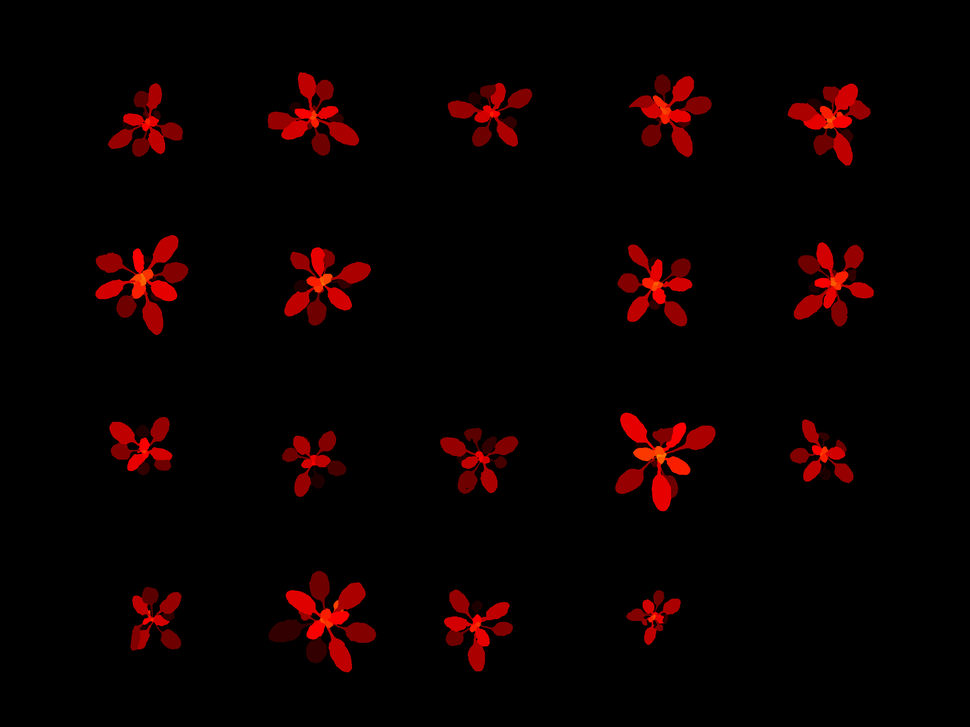
#> input picture practicas_VA/p2/imgs/PSI_Tray031_2015-12-27--09-03-57_top_gt.png, 970 x 727 px, shrunk from 2560 x 1920 before the run, found by its file name
$ python compare.py
#> lines starting #> are read from the running program, lines starting #| are printed output that depends on the picture; after the words box and inside, x2 and y2 are one past the last pixel; in counts of white or black regions, pixels touching at a corner belong together
import cv2
import numpy as np
from matplotlib import pyplot as plt


pathGT =  '/Users/fiopans1/git/class-repositories/practicas_VA/p2/imgs/PSI_Tray031_2015-12-27--09-03-57_top_gt.png'
pathPI = '/Users/fiopans1/git/class-repositories/practicas_VA/imagenrec.jpg'
imageGT = cv2.imread(pathGT)
#> imageGT is the input picture: shape (727, 970, 3); mean B, G, R 0, 0.2, 10.9
imagePI = cv2.imread(pathPI)
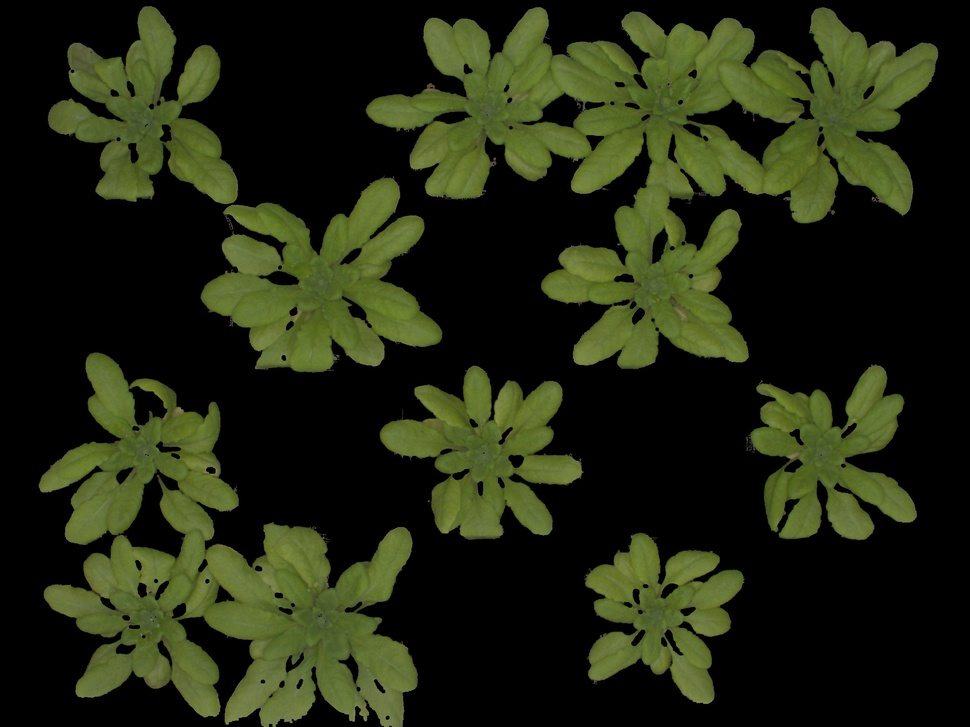
#> input picture practicas_VA/imagenrec.jpg, 970 x 727 px, shrunk from 2560 x 1920 before the run, found by its file name
#> imagePI is the input picture: shape (727, 970, 3); mean B, G, R 17.1, 39.1, 33.6
bnGT = cv2.cvtColor(imageGT, cv2.COLOR_BGR2GRAY)
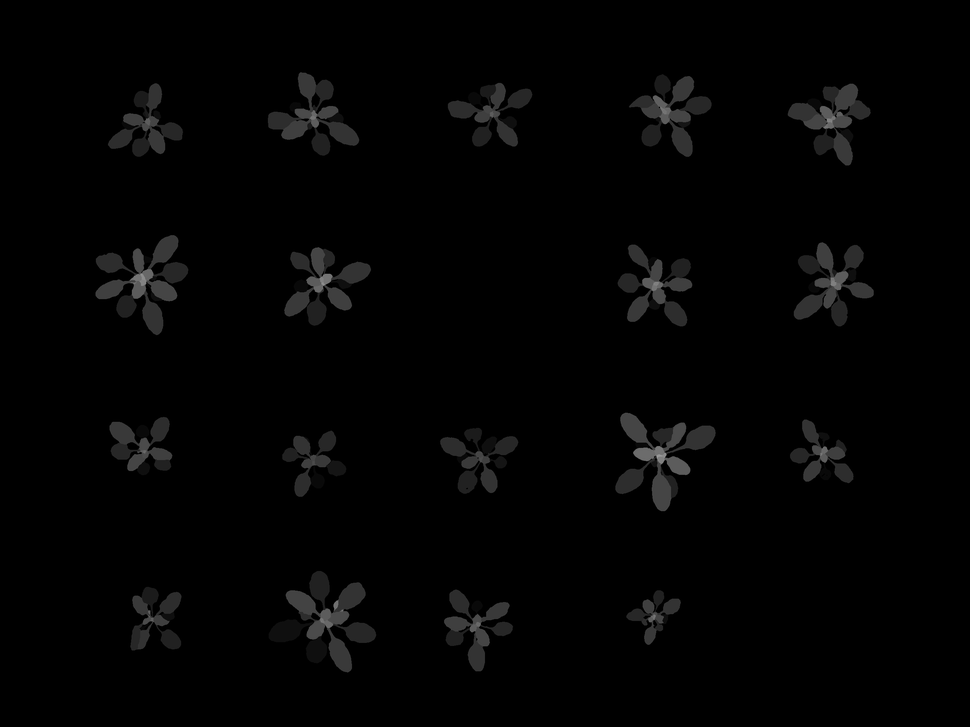
#> bnGT: shape (727, 970); min 0, max 160, mean 3.4
bnPI = cv2.cvtColor(imagePI, cv2.COLOR_BGR2GRAY)
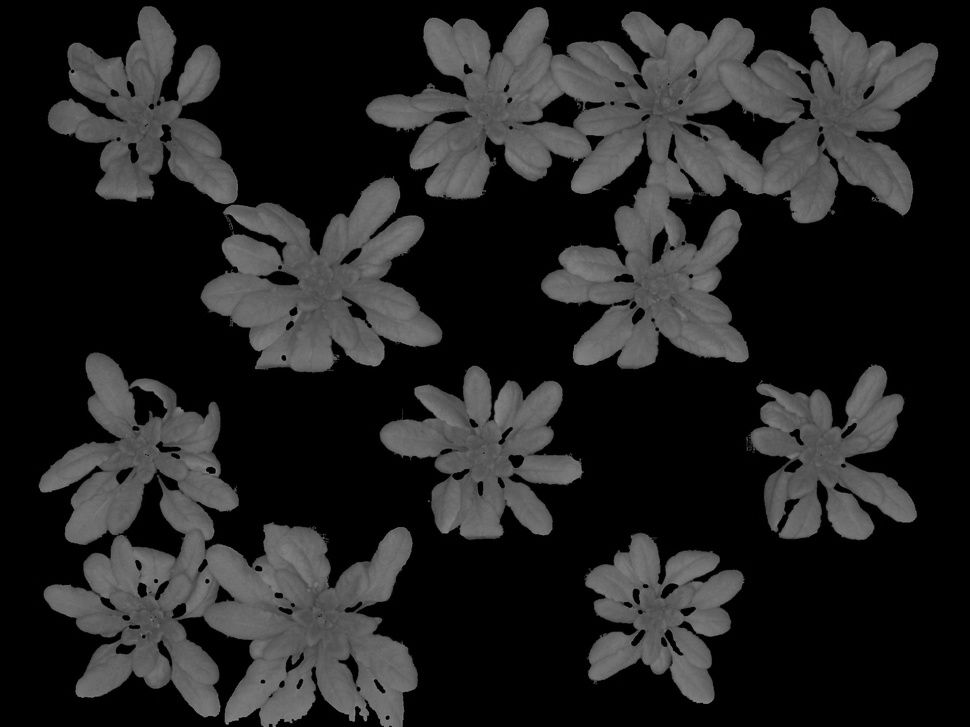
#> bnPI: shape (727, 970); min 0, max 142, mean 34.9
_, imagen_binariaGT = cv2.threshold(bnGT, 1, 255, cv2.THRESH_BINARY)
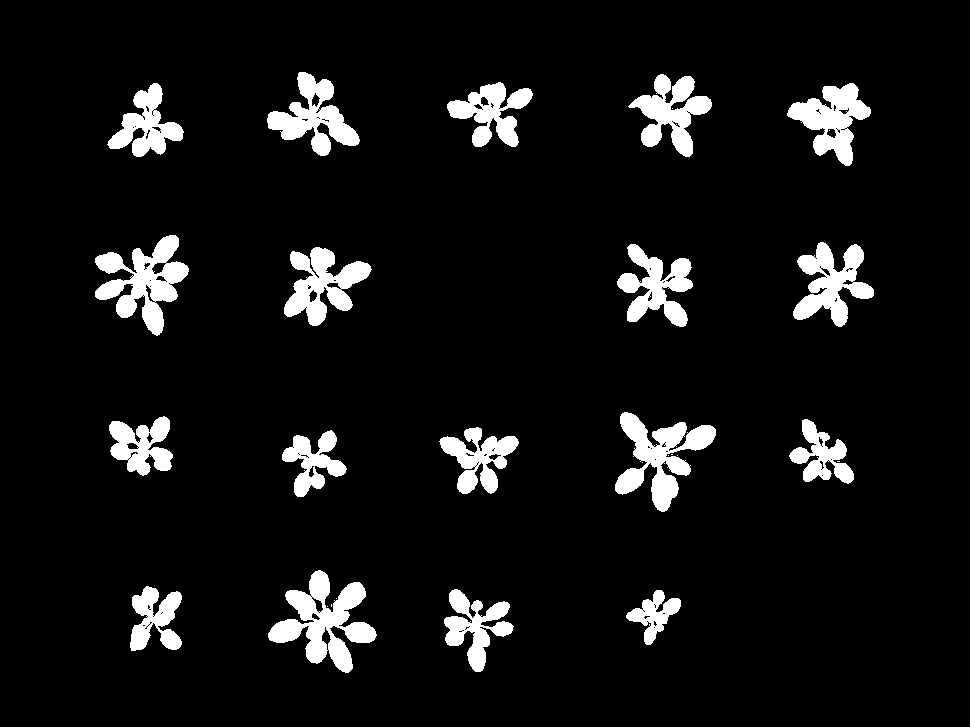
#> imagen_binariaGT: shape (727, 970); 7.4% white; 28 white regions (10 under 20 px), largest, box (x1, y1, x2, y2) and area: (268, 570, 377, 673) 4782, (95, 235, 189, 336) 4242, (615, 412, 716, 512) 4190
_, imagen_binariaPI = cv2.threshold(bnPI, 30, 255, cv2.THRESH_BINARY)
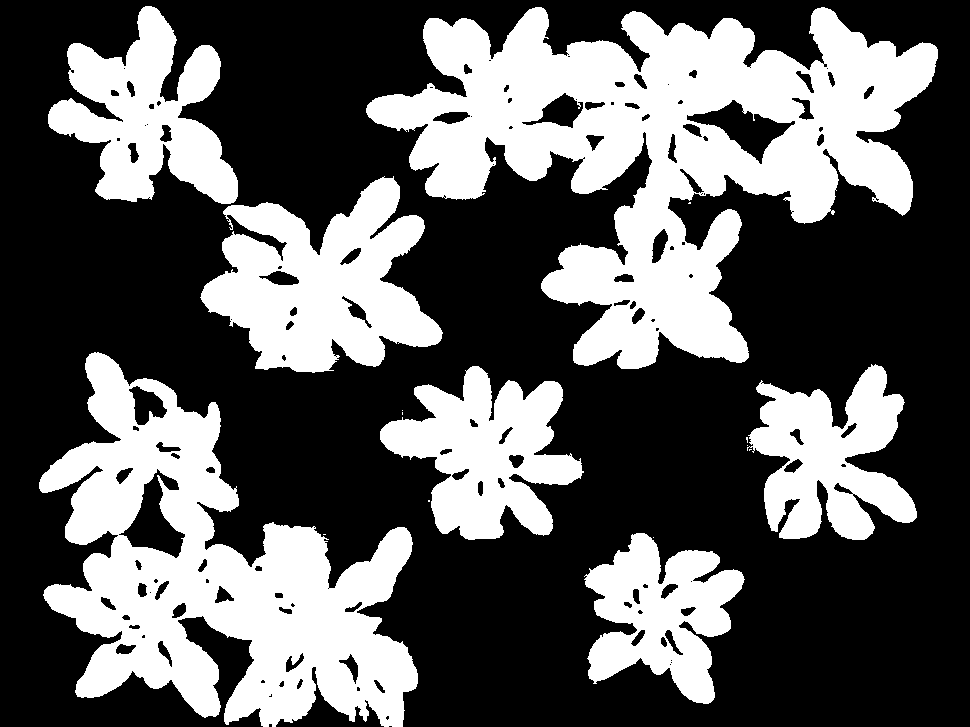
#> imagen_binariaPI: shape (727, 970); 36.2% white; 16 white regions (9 under 20 px), largest, box (x1, y1, x2, y2) and area: (366, 7, 938, 369) 91943, (39, 352, 418, 727) 65857, (200, 176, 443, 373) 27095
andLogico = cv2.bitwise_and(imagen_binariaGT, imagen_binariaPI)
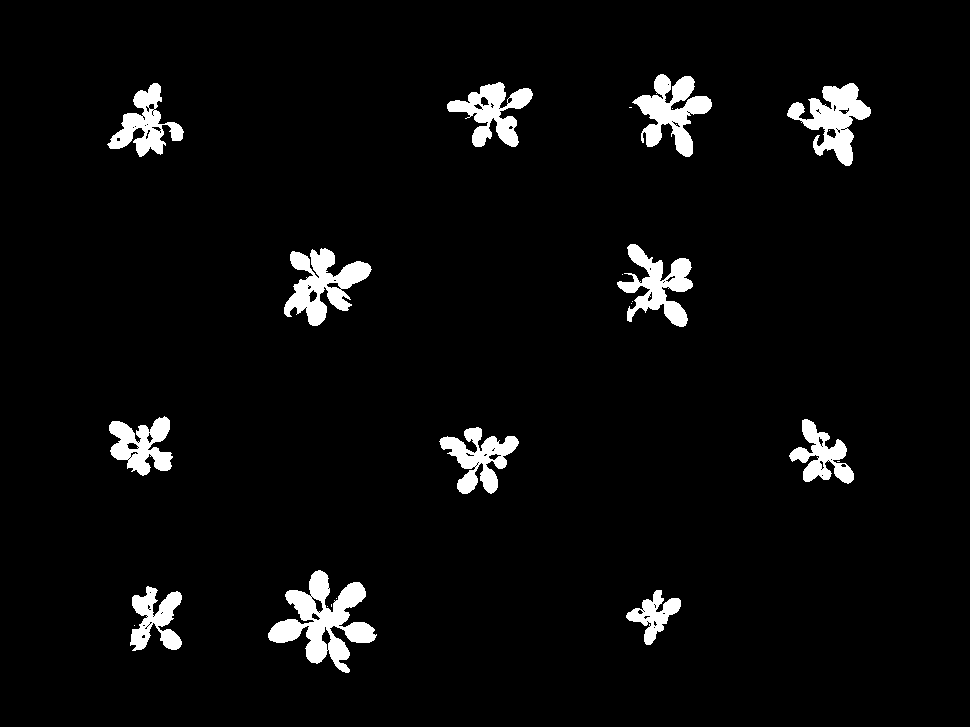
#> andLogico: shape (727, 970); 4.4% white; 23 white regions (11 under 20 px), largest, box (x1, y1, x2, y2) and area: (268, 570, 377, 673) 4638, (284, 248, 372, 326) 3225, (787, 83, 871, 166) 3040
cv2.imshow('andLogico', andLogico)
cv2.imshow('imagen_binariaGT', imagen_binariaGT)
cv2.imshow('imagen_binariaPI', imagen_binariaPI)
cv2.waitKey(0)
cv2.destroyAllWindows()
pixelesEnComun = np.sum(andLogico / 255)
#> pixelesEnComun = 30958
pixelesGT = np.sum(imagen_binariaGT / 255)
#> pixelesGT = 52303
pixelesPI = np.sum(imagen_binariaPI / 255)
#> pixelesPI = 255579
print('Pixeles en comun(VP):',pixelesEnComun)
#| Pixeles en comun(VP): 30958.0
print('Falsos positivos:',pixelesPI-pixelesEnComun)
#| Falsos positivos: 224621.0
print('Falsos negativos:',pixelesGT-pixelesEnComun)
#| Falsos negativos: 21345.0
print('Verdaderos negativos(no cuenta)')
